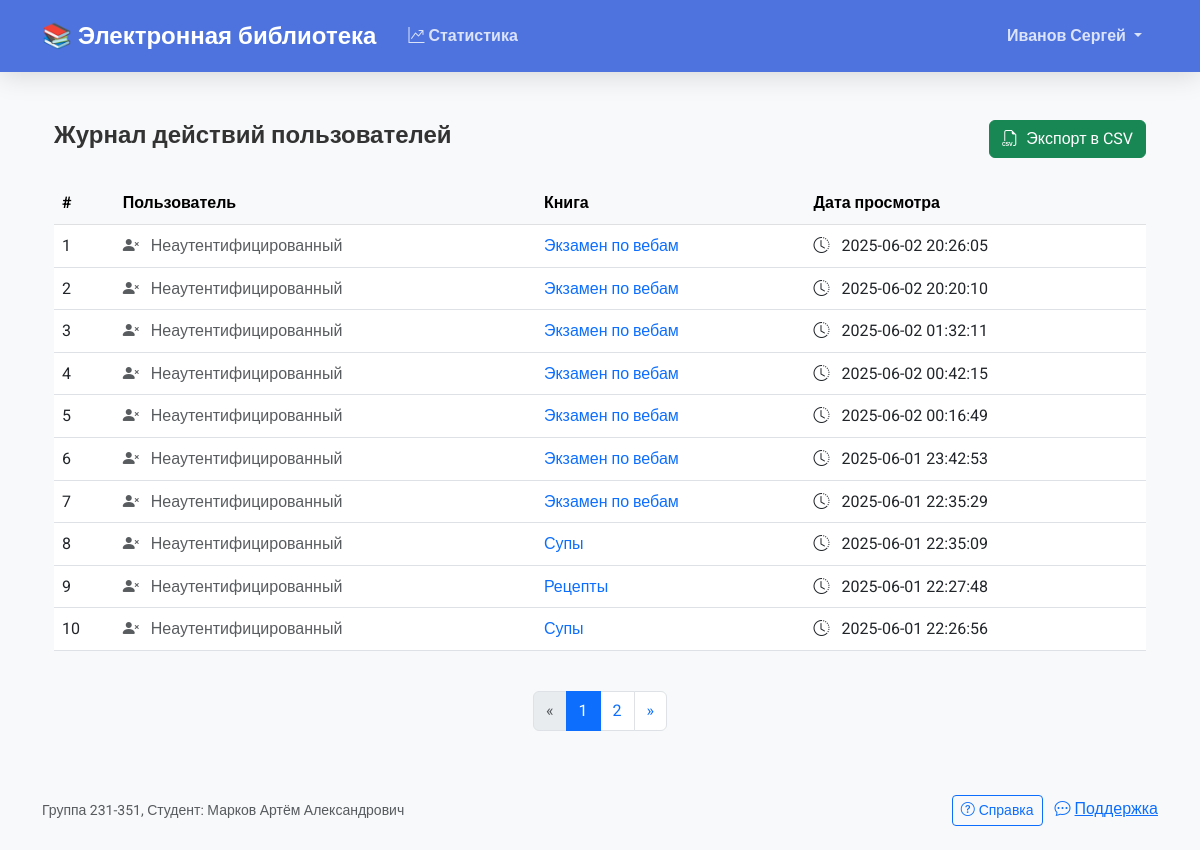
/stats (signed in), run on the app's committed database.
### models.py (models this page shows, shortened)
class User(UserMixin, db.Model):
    __tablename__ = 'users'
    id = db.Column(db.Integer, primary_key=True)
    username = db.Column(db.String(80), unique=True, nullable=False, index=True)
    password_hash = db.Column(db.String(255), nullable=False)
    first_name = db.Column(db.String(50), nullable=False)
    last_name = db.Column(db.String(50), nullable=False)
    middle_name = db.Column(db.String(50))
    role_id = db.Column(db.Integer, db.ForeignKey('roles.id'), nullable=False)
    created_at = db.Column(db.DateTime, default=datetime.utcnow)
    role = db.relationship('Role', backref='users')
    reviews = db.relationship('Review', backref='user', lazy='dynamic')
    viewed_books = db.relationship('ViewHistory', back_populates='viewer', lazy='dynamic')

class ViewHistory(db.Model):
    __tablename__ = 'view_history'
    __table_args__ = (
        Index('ix_view_history_user_book_date', 'user_id', 'book_id', 'viewed_date'),
    )
    id = db.Column(db.Integer, primary_key=True)
    user_id = db.Column(db.Integer, db.ForeignKey('users.id'))
    book_id = db.Column(db.Integer, db.ForeignKey('books.id'), nullable=False)
    viewed_at = db.Column(db.DateTime, default=datetime.utcnow, nullable=False)
    viewed_date = db.Column(db.Date, default=datetime.utcnow, nullable=False)
    viewer = db.relationship('User', back_populates='viewed_books')
    book = db.relationship('Book', back_populates='view_history')

class Book(db.Model):
    __tablename__ = 'books'
    id = db.Column(db.Integer, primary_key=True)
    title = db.Column(db.String(200), nullable=False, index=True)
    description = db.Column(db.Text, nullable=False)
    year = db.Column(db.Integer, nullable=False, index=True)
    publisher = db.Column(db.String(100), nullable=False)
    author = db.Column(db.String(100), nullable=False, index=True)
    pages = db.Column(db.Integer, nullable=False)
    view_count = db.Column(db.Integer, default=0)
    cover = db.relationship('Cover', uselist=False, backref='book', cascade='all, delete-orphan')
    genres = db.relationship('Genre', secondary=book_genre, backref='books')
    reviews = db.relationship('Review', backref='book', cascade='all, delete-orphan')
    view_history = db.relationship('ViewHistory', back_populates='book', cascade='all, delete-orphan')

### app.py (the view, shortened to what this page needs)
@app.route('/stats')
@login_required
def stats():
    if current_user.role.name != 'Администратор':
        flash('Доступ запрещён', 'danger')
        return redirect(url_for('index'))
    tab = request.args.get('tab', 'actions')
    page = request.args.get('page', 1, type=int)
    date_from = request.args.get('date_from')
    date_to = request.args.get('date_to')
    if tab == 'actions':
        query = ViewHistory.query.options(
            db.joinedload(ViewHistory.viewer),
            db.joinedload(ViewHistory.book)
        ).order_by(ViewHistory.viewed_at.desc())
        if date_from:
            query = query.filter(ViewHistory.viewed_at >= date_from)
        if date_to:
            query = query.filter(ViewHistory.viewed_at <= f"{date_to} 23:59:59")
        actions = query.paginate(page=page, per_page=10)
        return render_template('stats_actions.html',
                               actions=actions,
                               tab=tab,
                               date_from=date_from,
                               date_to=date_to)
    return redirect(url_for('stats', tab='actions'))

### app.py (called while the page is built)
@login_manager.user_loader
def load_user(user_id):
    return User.query.get(int(user_id))

### templates/stats_actions.html (shortened to what this page needs)
{% extends "base.html" %}
{% block content %}
    <div class="container py-4">
        <div class="d-flex justify-content-between align-items-center mb-4">
            <h2 class="h4 fw-bold">Журнал действий пользователей</h2>
            <a href="{{ url_for('export_csv', export_type='actions') }}"
               class="btn btn-success d-flex align-items-center">
                <i class="bi bi-filetype-csv me-2"></i>Экспорт в CSV
            </a>
        </div>
        <div class="table-responsive">
            <table class="table table-hover align-middle">
                <thead class="table-light">
                    <tr>
                        <th>#</th>
                        <th>Пользователь</th>
                        <th>Книга</th>
                        <th>Дата просмотра</th>
                    </tr>
                </thead>
                <tbody>
                    {% if actions.items %}
                        {% set start_index = (actions.page - 1) * actions.per_page + 1 %}
                        {% for action in actions.items %}
                            <tr>
                                <td>{{ start_index + loop.index0 }}</td>
                                <td>
                                    {% if action.user %}
                                        <div class="d-flex align-items-center">
                                            <i class="bi bi-person-fill text-primary me-2"></i>
                                            {{ action.user.last_name }} {{ action.user.first_name }}
                                        </div>
                                    {% else %}
                                        <span class="text-muted">
                                            <i class="bi bi-person-x-fill me-2"></i>
                                            Неаутентифицированный
                                        </span>
                                    {% endif %}
                                </td>
                                <td>
                                    {% if action.book %}
                                        <a href="{{ url_for('book_detail', book_id=action.book.id) }}"
                                           class="text-decoration-none">
                                            {{ action.book.title }}
                                        </a>
                                    {% else %}
                                        <span class="text-muted">Книга удалена</span>
                                    {% endif %}
                                </td>
                                <td>
                                    <i class="bi bi-clock-history me-2"></i>
                                    {{ action.viewed_at.strftime("%Y-%m-%d %H:%M:%S") }}
                                </td>
                            </tr>
                        {% endfor %}
                    {% endif %}
                </tbody>
            </table>
        </div>
        {% if actions.pages > 1 %}
            <nav aria-label="Page navigation" class="mt-4">
                <ul class="pagination justify-content-center">
                    {% if actions.has_prev %}
                        <li class="page-item">
                            <a class="page-link"
                               href="{{ url_for('stats', page=actions.prev_num) }}"
                               aria-label="Previous">
                                <span aria-hidden="true">&laquo;</span>
                            </a>
                        </li>
                    {% else %}
                        <li class="page-item disabled">
                            <a class="page-link" href="#" aria-label="Previous">
                                <span aria-hidden="true">&laquo;</span>
                            </a>
                        </li>
                    {% endif %}
                    {% for p in actions.iter_pages() %}
                        {% if p %}
                            <li class="page-item {% if p == actions.page %}active{% endif %}">
                                <a class="page-link"
                                   href="{{ url_for('stats', tab='actions', page=p) }}">
                                    {{ p }}
                                </a>
                            </li>
                        {% else %}
                            <li class="page-item disabled">
                                <a class="page-link" href="#">...</a>
                            </li>
                        {% endif %}
                    {% endfor %}
                    {% if actions.has_next %}
                        <li class="page-item">
                            <a class="page-link"
                               href="{{ url_for('stats', tab='actions', page=actions.next_num) }}"
                               aria-label="Next">
                                <span aria-hidden="true">&raquo;</span>
                            </a>
                        </li>
                    {% else %}
                        <li class="page-item disabled">
                            <a class="page-link" href="#" aria-label="Next">
                                <span aria-hidden="true">&raquo;</span>
                            </a>
                        </li>
                    {% endif %}
                </ul>
            </nav>
        {% endif %}
    </div>
{% endblock %}

### templates/base.html (shortened to what this page needs)
<!DOCTYPE html>
<html lang="ru">
<head>
    <link href="https://cdn.jsdelivr.net/npm/bootstrap@5.3.0/dist/css/bootstrap.min.css" rel="stylesheet">
    <link href="https://cdn.jsdelivr.net/npm/bootstrap-icons@1.10.5/font/bootstrap-icons.css" rel="stylesheet">
    <link rel="stylesheet" href="https://cdn.jsdelivr.net/npm/easymde/dist/easymde.min.css">
    <link rel="stylesheet" href="{{ url_for('static', filename='css/main.css') }}">
</head>
<body class="d-flex flex-column min-vh-100">
    <nav class="navbar navbar-expand-lg navbar-dark bg-primary mb-4" role="navigation">
        <div class="container">
            <a class="navbar-brand d-flex align-items-center" href="{{ url_for('index') }}">
                <span class="fw-bold">📚 Электронная библиотека</span>
            </a>
            <div class="collapse navbar-collapse" id="navbarNav">
                <ul class="navbar-nav me-auto mb-2 mb-lg-0">
                    {% if current_user.is_authenticated and current_user.role.name == 'Администратор' %}
                        <li class="nav-item">
                            <a class="nav-link" href="{{ url_for('stats') }}">
                            <i class="bi bi-graph-up-arrow me-1"></i>Статистика
                        </a>
                        </li>
                    {% endif %}
                </ul>
                <ul class="navbar-nav mb-2 mb-lg-0">
                    {% if current_user.is_authenticated %}
                        <li class="nav-item dropdown">
                            <a class="nav-link dropdown-toggle" href="#" id="navbarDropdown" role="button"
                               data-bs-toggle="dropdown" data-bs-target="#navbarDropdown" aria-expanded="false">
                                {{ current_user.last_name }} {{ current_user.first_name }}
                            </a>
                        </li>
                    {% else %}
                        <li class="nav-item">
                            <a class="nav-link" href="{{ url_for('login') }}">
                                <i class="bi bi-box-arrow-in-right me-1"></i>Вход
                            </a>
                        </li>
                    {% endif %}
                </ul>
            </div>
        </div>
    </nav>
    <main class="flex-grow-1">
        <div class="container">
            {% block content %}
            {% endblock %}
        </div>
    </main>
    <footer class="footer mt-auto py-4 bg-light">
        <div class="container">
            <div class="d-flex flex-column flex-md-row justify-content-between align-items-center">
                <div class="mb-3 mb-md-0">
                    <small class="text-muted">Группа 231-351, Студент: Марков Артём Александрович</small>
                </div>
                <div>
                    <a href="#" class="btn btn-outline-primary btn-sm">
                        <i class="bi bi-question-circle me-1"></i>Справка
                    </a>
                    <a href="#" class="9btn btn-outline-secondary btn-sm ms-2">
                        <i class="bi bi-chat-dots me-1"></i>Поддержка
                    </a>
                </div>
            </div>
        </div>
    </footer>
</body>
</html>

### static/css/main.css (style rules this page uses)
:root { --primary: #4e73df; --primary-dark: #2e59d9; --secondary: #858796; --success: #1cc88a; --info: #36b9cc; --warning: #f6c23e; --danger: #e74a3b; --light: #f8f9fc; --dark: #5a5c69; --gold: #ffd700; --shadow-sm: 0 0.125rem 0.25rem rgba(0, 0, 0, 0.075); --shadow: 0 0.15rem 1.75rem rgba(0, 0, 0, 0.15); --shadow-lg: 0 1rem 3rem rgba(0, 0, 0, 0.175); }
body { font-family: 'Roboto', sans-serif; background-color: #f8f9fc; color: #333; line-height: 1.6; display: flex; flex-direction: column; min-height: 100vh; }
.navbar { box-shadow: var(--shadow); padding: 0.75rem 1rem; background: var(--primary) !important; }
.navbar-brand { font-weight: 800; font-size: 1.5rem; color: white !important; }
.nav-link { font-weight: 600; padding: 0.5rem 1rem !important; color: rgba(255,255,255,0.8) !important; }

### templates/base.html (style rules this page uses)
body { font-family: 'Roboto', sans-serif; background-color: #f8f9fa; }

### data on the page
User: last_name "Иванов", first_name "Сергей"
ViewHistory: index0 "1", book "Экзамен по вебам", viewed_at "2025-06-02 20:26:05"
ViewHistory: index0 "2", book "Экзамен по вебам", viewed_at "2025-06-02 20:20:10"
ViewHistory: index0 "3", book "Экзамен по вебам", viewed_at "2025-06-02 01:32:11"
ViewHistory: index0 "4", book "Экзамен по вебам", viewed_at "2025-06-02 00:42:15"
ViewHistory: index0 "5", book "Экзамен по вебам", viewed_at "2025-06-02 00:16:49"
ViewHistory: index0 "6", book "Экзамен по вебам", viewed_at "2025-06-01 23:42:53"
ViewHistory: start_index+loop.index0 "7", book "Экзамен по вебам", viewed_at "2025-06-01 22:35:29"
ViewHistory: index0 "8", book "Супы", viewed_at "2025-06-01 22:35:09"
ViewHistory: index0 "9", book "Рецепты", viewed_at "2025-06-01 22:27:48"
ViewHistory: index0 "10", book "Супы", viewed_at "2025-06-01 22:26:56"

### other printed values
{{ p }} "1" "2"
